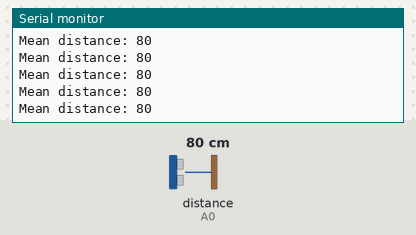
Bench run of a sketch on a simulated Arduino Uno, built with avr-gcc and run on an emulated ATmega328P. Shown: the last lines printed to the serial monitor. The inputs (shaded band) are chosen by the test bench; at power-on: distance to the obstacle (sensor on A0) 80 cm.

Above: at 1.2 s.
1.3 s: distance to the obstacle (sensor on A0) set to 2 cm
At 1.9 s:
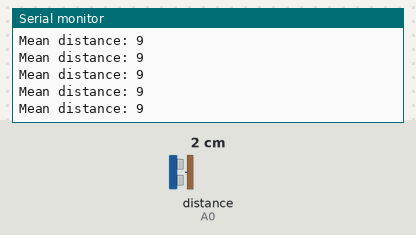
4.3 s: distance to the obstacle (sensor on A0) set to 9 cm
7.3 s: distance to the obstacle (sensor on A0) set to 18 cm
At 8.3 s:
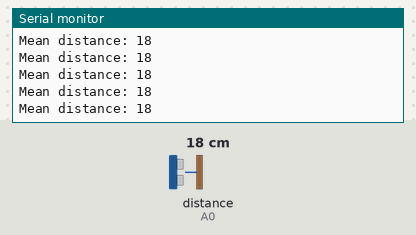
10.3 s: distance to the obstacle (sensor on A0) set to 4 cm
At 10.8 s:
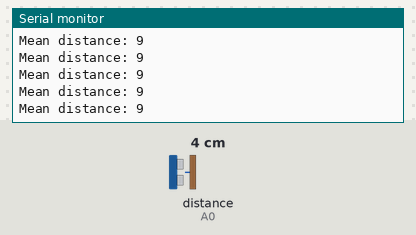
13.3 s: distance to the obstacle (sensor on A0) set to 35 cm
At 14.0 s:
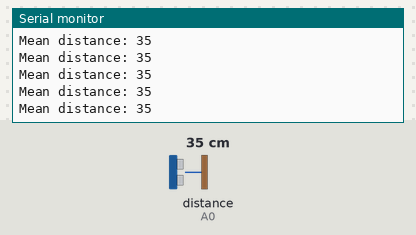
16.3 s: distance to the obstacle (sensor on A0) set to 120 cm
At 16.8 s:
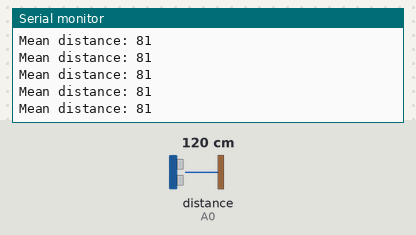
Timing chart, 0 to 19.3 s (numbered marks = the images above; inputs shaded):
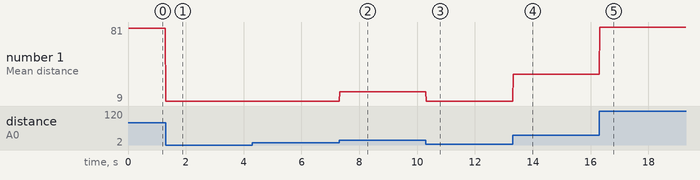

The sketch:

IRSens.ino
```cpp
 /*
 * Sharp IR (infrared) distance measurement module for Arduino
 * Measures the distance in cm.
 * Watch the video https://youtu.be/GL8dkw1NbMc
Original library: https://github.com/guillaume-rico/SharpIR
Updated by by Ahmad Nejrabi for Robojax.com
on Feb 03, 2018 at 07:34 in Ajax, Ontario, Canada
 * Permission granted to share this code given that this
 * note is kept with the code.
 * Disclaimer: this code is "AS IS" and for educational purpose only.
 *
 /*
*/

#include <SharpIR.h>

#define IR A0 // define signal pin
#define model 1080 // used 1080 because model GP2Y0A21YK0F is used
// Sharp IR code for Robojax.com
// ir: the pin where your sensor is attached
// model: an int that determines your sensor:  1080 for GP2Y0A21Y
//                                            20150 for GP2Y0A02Y
//                                            430 for GP2Y0A41SK
/*
2 to 15 cm GP2Y0A51SK0F  use 1080
4 to 30 cm GP2Y0A41SK0F / GP2Y0AF30 series  use 430
10 to 80 cm GP2Y0A21YK0F  use 1080
10 to 150 cm GP2Y0A60SZLF use 10150
20 to 150 cm GP2Y0A02YK0F use 20150
100 to 550 cm GP2Y0A710K0F  use 100550

 */

SharpIR SharpIR(IR, model);
void setup() {
    // Sharp IR code for Robojax.com
 Serial.begin(9600);
 Serial.println("Robojax Sharp IR  ");
}

void loop() {
  unsigned long startTime=millis();  // takes the time before the loop on the library begins
  int dis = SharpIR.distance();  // this returns the distance to the object you're measuring{

  Serial.print("Mean distance: ");  // returns it to the serial monitor
  Serial.println(dis);
  unsigned long endTime=millis()-startTime;  // the following gives you the time taken to get the measurement
}
```

Measured:
- after the input at 1.3 s, the serial monitor: prints a new line at once (image 1)
- after the input at 7.3 s, the serial monitor: prints a new line at once (image 2)
- after the input at 10.3 s, the serial monitor: prints a new line at once (image 3)
- after the input at 13.3 s, the serial monitor: prints a new line at once (image 4)
- after the input at 16.3 s, the serial monitor: prints a new line at once (image 5)
- plotted number 1: 80 → 9 after the input at 1.3 s, 9 → 18 after the input at 7.3 s, 18 → 9 after the input at 10.3 s, 9 → 35 after the input at 13.3 s, 35 → 81 after the input at 16.3 s
